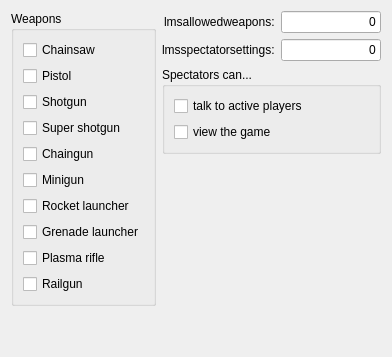
     <widget class="QWidget" name="tabLMS">
      <attribute name="title">
       <string>LMS</string>
      </attribute>
      <layout class="QVBoxLayout" name="verticalLayout_27">
       <item>
        <layout class="QHBoxLayout" name="horizontalLayout_5">
         <item>
          <widget class="QGroupBox" name="groupBox_14">
           <property name="title">
            <string>Weapons</string>
           </property>
           <layout class="QVBoxLayout" name="verticalLayout_19">
            <item>
             <widget class="QCheckBox" name="cbLMSChainsaw">
              <property name="text">
               <string>Chainsaw</string>
              </property>
             </widget>
            </item>
            <item>
             <widget class="QCheckBox" name="cbLMSPistol">
              <property name="text">
               <string>Pistol</string>
              </property>
             </widget>
            </item>
            <item>
             <widget class="QCheckBox" name="cbLMSShotgun">
              <property name="text">
               <string>Shotgun</string>
              </property>
             </widget>
            </item>
            <item>
             <widget class="QCheckBox" name="cbLMSSuperShotgun">
              <property name="text">
               <string>Super shotgun</string>
              </property>
             </widget>
            </item>
            <item>
             <widget class="QCheckBox" name="cbLMSChaingun">
              <property name="text">
               <string>Chaingun</string>
              </property>
             </widget>
            </item>
            <item>
             <widget class="QCheckBox" name="cbLMSMinigun">
              <property name="text">
               <string>Minigun</string>
              </property>
             </widget>
            </item>
            <item>
             <widget class="QCheckBox" name="cbLMSRocketLauncher">
              <property name="text">
               <string>Rocket launcher</string>
              </property>
             </widget>
            </item>
            <item>
             <widget class="QCheckBox" name="cbLMSGrenadeLauncher">
              <property name="text">
               <string>Grenade launcher</string>
              </property>
             </widget>
            </item>
            <item>
             <widget class="QCheckBox" name="cbLMSPlasmaRifle">
              <property name="text">
               <string>Plasma rifle</string>
              </property>
             </widget>
            </item>
            <item>
             <widget class="QCheckBox" name="cbLMSRailgun">
              <property name="text">
               <string>Railgun</string>
              </property>
             </widget>
            </item>
           </layout>
          </widget>
         </item>
         <item>
          <layout class="QVBoxLayout" name="verticalLayout_20">
           <item>
            <layout class="QFormLayout" name="formLayout_4">
             <property name="labelAlignment">
              <set>Qt::AlignRight|Qt::AlignTrailing|Qt::AlignVCenter</set>
             </property>
             <property name="formAlignment">
              <set>Qt::AlignLeading|Qt::AlignLeft|Qt::AlignTop</set>
             </property>
             <item row="0" column="0">
              <widget class="QLabel" name="label_10">
               <property name="text">
                <string>lmsallowedweapons:</string>
               </property>
              </widget>
             </item>
             <item row="0" column="1">
              <widget class="QLineEdit" name="leLMSAllowedWeapons">
               <property name="maximumSize">
                <size>
                 <width>100</width>
                 <height>16777215</height>
                </size>
               </property>
               <property name="text">
                <string>0</string>
               </property>
               <property name="alignment">
                <set>Qt::AlignRight|Qt::AlignTrailing|Qt::AlignVCenter</set>
               </property>
              </widget>
             </item>
             <item row="1" column="0">
              <widget class="QLabel" name="label_11">
               <property name="text">
                <string>lmsspectatorsettings:</string>
               </property>
              </widget>
             </item>
             <item row="1" column="1">
              <widget class="QLineEdit" name="leLMSSpectatorSettings">
               <property name="maximumSize">
                <size>
                 <width>100</width>
                 <height>16777215</height>
                </size>
               </property>
               <property name="text">
                <string>0</string>
               </property>
               <property name="alignment">
                <set>Qt::AlignRight|Qt::AlignTrailing|Qt::AlignVCenter</set>
               </property>
              </widget>
             </item>
            </layout>
           </item>
           <item>
            <widget class="QGroupBox" name="groupBox_15">
             <property name="title">
              <string>Spectators can...</string>
             </property>
             <layout class="QVBoxLayout" name="verticalLayout_21">
              <item>
               <widget class="QCheckBox" name="cbLMSSpectatorsCanTalkToActivePlayers">
                <property name="text">
                 <string>talk to active players</string>
                </property>
               </widget>
              </item>
              <item>
               <widget class="QCheckBox" name="cbLMSSpectatorsCanViewTheGame">
                <property name="text">
                 <string>view the game</string>
                </property>
               </widget>
              </item>
             </layout>
            </widget>
           </item>
           <item>
            <spacer name="verticalSpacer_5">
             <property name="orientation">
              <enum>Qt::Vertical</enum>
             </property>
             <property name="sizeHint" stdset="0">
              <size>
               <width>20</width>
               <height>40</height>
              </size>
             </property>
            </spacer>
           </item>
          </layout>
         </item>
        </layout>
       </item>
       <item>
        <spacer name="verticalSpacer_4">
         <property name="orientation">
          <enum>Qt::Vertical</enum>
         </property>
         <property name="sizeHint" stdset="0">
          <size>
           <width>20</width>
           <height>40</height>
          </size>
         </property>
        </spacer>
       </item>
      </layout>
     </widget>
